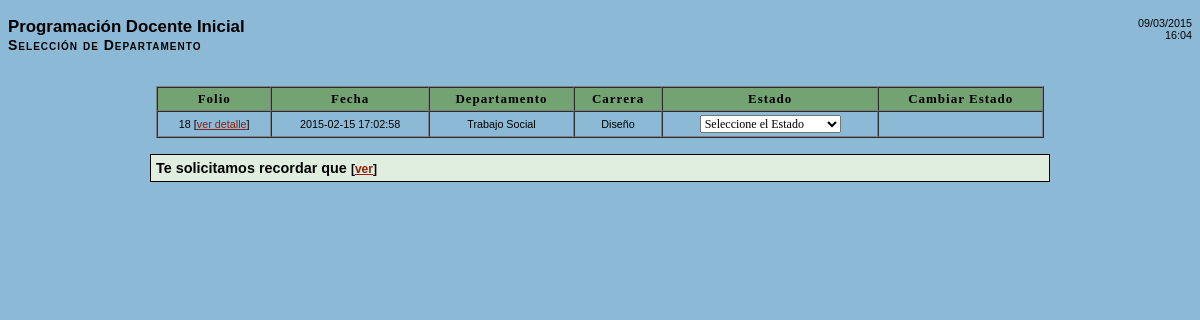
The page /gestionVRAC/pdi.php on the database its author committed.
### tables this page shows
CREATE TABLE `PDI` (
  `ID_PDI` int(11) NOT NULL AUTO_INCREMENT,
  `Estado_PDI` int(11) NOT NULL,
  `Nombre_docente` varchar(45) NOT NULL,
  `ID_profesor` varchar(45) NOT NULL,
  `ID_escuela` varchar(45) NOT NULL,
  `Fecha_PDI` datetime NOT NULL,
  `departamentos_ID_depto` int(11) NOT NULL,
  `carreras_ID_carrera` int(11) NOT NULL,
  `PDI_cancelado` int(11) DEFAULT NULL,
  PRIMARY KEY (`ID_PDI`,`departamentos_ID_depto`,`carreras_ID_carrera`,`Estado_PDI`),
  UNIQUE KEY `ID_PDI` (`ID_PDI`),
  KEY `fk_PDI_carreras1_idx` (`carreras_ID_carrera`),
  KEY `fk_PDI_departamentos1_idx` (`departamentos_ID_depto`),
  KEY `fk_Estado_PDI_estados_pdi_pdf_idx` (`Estado_PDI`)
);

CREATE TABLE `carreras` (
  `ID_carrera` int(11) NOT NULL,
  `Codigo_carrera` varchar(45) NOT NULL,
  `Nombre_carrera` varchar(45) NOT NULL,
  PRIMARY KEY (`ID_carrera`)
);

CREATE TABLE `departamentos` (
  `ID_depto` int(11) NOT NULL,
  `Nombre_depto` varchar(45) NOT NULL,
  PRIMARY KEY (`ID_depto`)
);

### gestionVRAC/pdi.php (the view, shortened to what this page needs)
<!DOCTYPE HTML PUBLIC '-//W3C//DTD HTML 4.01 Transitional//EN' 'http://www.w3.org/TR/html4/loose.dtd'>
<html>
	<head>
	</head>
	<body>
		<div id="fecha">
			<?php echo date("d/m/Y"). "<br/>" . date("H:i");?>
		</div>
		<h3>Programaci&oacute;n Docente Inicial<br><small>Selecci&oacute;n de Departamento</small></h3>
		<br />
		<?php
            $link = mysqli_connect('localhost', 'dbttii', 'dbttii', "ttii");
            $PDI1 = "SELECT * FROM `PDI` WHERE `ID_profesor` = '1' AND `Estado_PDI` = '2'";
            $PDI2 = mysqli_query($link, $PDI1) or die('Consulta fallida $PDI2: '.mysqli_error($link));
            $cuenta = 0;
            while($fila = mysqli_fetch_assoc($PDI2)){
                $cuenta++;
                if($cuenta == 1){
                    echo '<table align="center" width="75%" border="1" cellpadding="3" cellspacing="0" class="pequena" id="pdiTabla"><tr class="titulo_fila"><td>Folio</td><td>Fecha</td><td>Departamento</td><td>Carrera</td><td>Estado</td><td>Cambiar Estado</td></tr>';
                }
                $carrera1 = "SELECT `Nombre_carrera` FROM `carreras` WHERE `ID_carrera` = ".$fila['carreras_ID_carrera'] ;
                $carrera2 = mysqli_query($link, $carrera1) or die('Consulta fallida $carrera2: ' . mysqli_error($link));
                $carrera3 = mysqli_fetch_assoc($carrera2);
                $depto1 = "SELECT `Nombre_depto` FROM `departamentos` WHERE `ID_depto` = ".$fila['departamentos_ID_depto'] ;
                $depto2 = mysqli_query($link, $depto1) or die('Consulta fallida $depto2: '.mysqli_error($link));
                $depto3 = mysqli_fetch_assoc($depto2);
                echo '<tr class="centro">';
                echo '<td onClick=mostrar("detalle'.$cuenta.'")>'.$fila['ID_PDI'].' [<a href="#" class="no_linea">ver detalle</a>]</td>';
                echo '<td>'.$fila['Fecha_PDI'].'</td>';
                echo '<td>'.$carrera3['Nombre_carrera'].'</td>';
                echo '<td>'.$depto3['Nombre_depto'].'</td>';
                echo '<td>';
                echo "<select id='id_estado".$cuenta."' name='estado".$cuenta."' onChange=changeText('id_estado".$cuenta."','estado".$cuenta."');validarSelect('id_estado".$cuenta."','estado".$cuenta."')>";
                echo "<option value='0'>Seleccione el Estado</option>";
				echo "</select>";
                echo '</td>';
                echo '<td><center><a id="estado'.$cuenta.'" href="pdi1.php?id_pdi='.$fila['ID_PDI'].'&estado=" style="display:none">Enviar</a></center></td>';
                echo '</tr>';
            }
            if($cuenta == 0) {
                echo '<div class="ayuda" style="text-align: left">
<div style="float:right"><img src="../images/icons/status_unknown.png" border="0" alt="·Atención!" title="·Atención!" width="32"></div>
<b>Estimado Docente:</b><br><p>No existe(n) Programaci&oacute;n(es) Docente Inicial para revisar en VRAC o no es fecha para realizar solicitudes.</p>
</div>';
            } else {
                echo '</table>';
            }
        ?>
        <br>
		<div class="cita" style="width:75%">
			<b>Te solicitamos recordar que <small>[<a href="javascript:ver_oculta('msg')" class="no_linea">ver</a>]</small></b>
		</div>
	</body>
</html>

### gestionVRAC/gestion.css (style rules this page uses)
body { background-color: #8CBAD6; color: black; font-family: Trebuchet MS,sans-serif; font-size: 90% }
a { color: #8F1F08 }
h3 small { font-variant: small-caps; letter-spacing: 1px }
.cita { width: 95%; background-color:#E0EEE0; padding: 5px; margin-left: auto; margin-right: auto; border: 1px solid black; }
.pequena { font-size: 75%; }
.titulo_fila { font: 13px Verdana; background-color: #73A273; color: black; font-weight: Bold; text-align: center; letter-spacing: 1px }
.centro { text-align: center; }
#fecha { font-size: .75em; font-family: Arial; float: right; text-align: right; }
select { font: 12px Verdana }

### rows shown on the page
pdi: ID_PDI "18", Fecha_PDI "2015-02-15 17:02:58", carreras_ID_carrera.Nombre_carrera "Trabajo Social", departamentos_ID_depto.Nombre_depto "Diseño"
